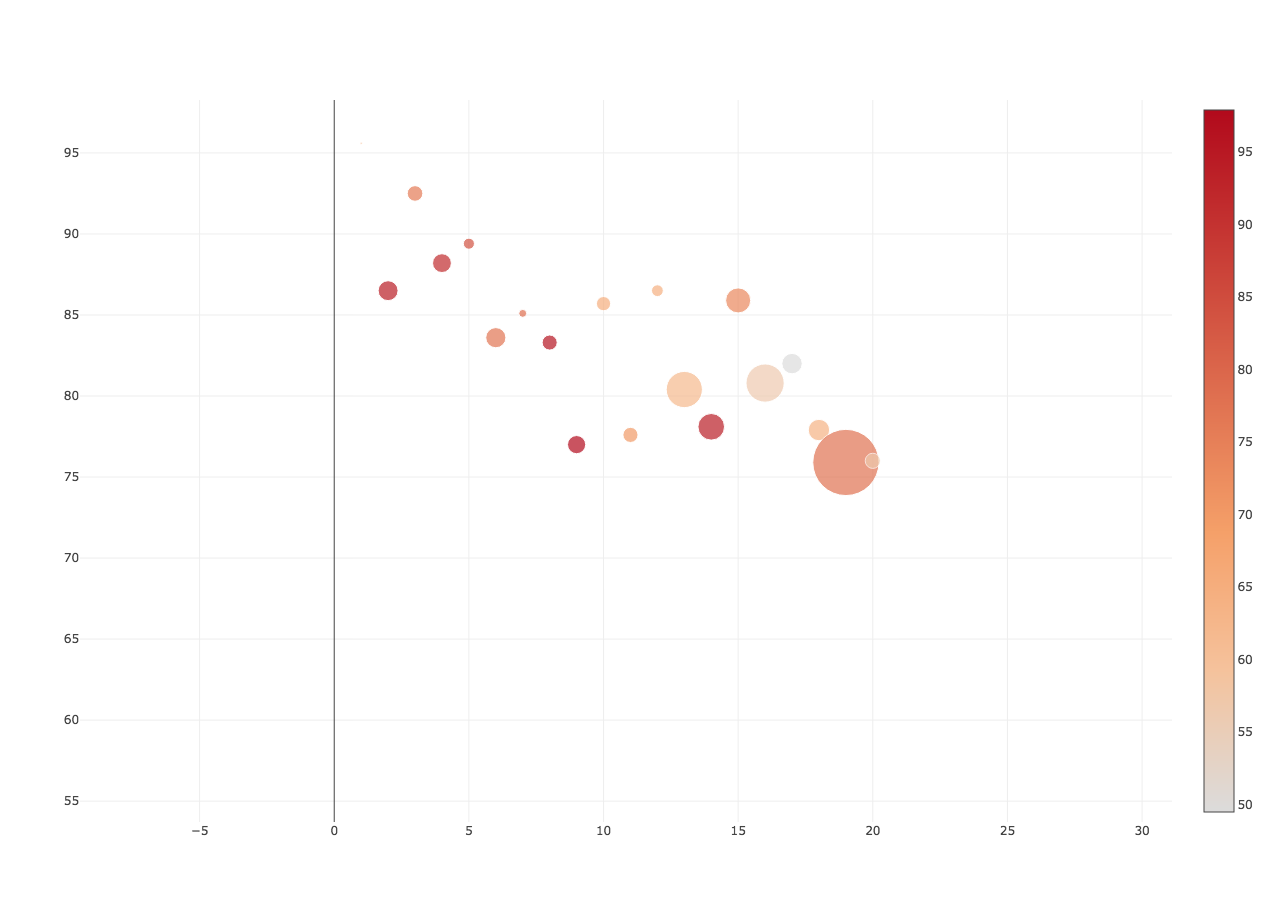

Write Python code to recreate this figure.

#l6_bubblecharts.py

# data from
# https://github.com/arnaudbenard/university-ranking/blob/master/timesData.csv

#Bubble Charts
#Bubble Charts Example: University world rank (first 20) vs teaching score with number of students(size) and international score (color) in 2016

import plotly.graph_objs as go
from plotly.tools import FigureFactory as FF

import numpy as np
import pandas as pd
import scipy

import plotly.plotly as py
import plotly.figure_factory

# generated at https://plot.ly/settings/api
py.sign_in('adonea','2i7tqPLIVD6kI9nJ3EFM')

#Let us import a dataset to perform our statistics. We will be looking at the consumption of alcohol by country in 2010.

data = pd.read_csv('timesData.csv')

df2016 = data[data.year == 2016].iloc[:20,:]

# information about timesData
#data.info()


# data preparation
num_students_size  = [float(each.replace(',', '.')) for each in df2016.num_students]
international_color = [float(each) for each in df2016.international]
dataNEW = [
    {
        'y': df2016.teaching,
        'x': df2016.world_rank,
        'mode': 'markers',
        'marker': {
            'color': international_color,
            'size': num_students_size,
            'showscale': True
        },
        "text" :  df2016.university_name    
    }
]

  
py.plot(dataNEW)
